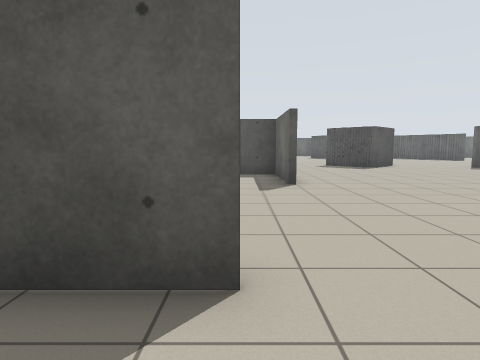
[1] (above)

24 first-person views from a walk through a Stage world. The camera is 1 m above the floor, tilts 6° down and sees 75° across. Floor lines are 1 m apart. The floor is counted in squares, 1 m on a side. Each view is taken from the middle of a square. On the plan, view 1 faces up. The plan holds only what a view shows up to about 12 squares ahead; the rest is blank. Robots are left out.

[2]
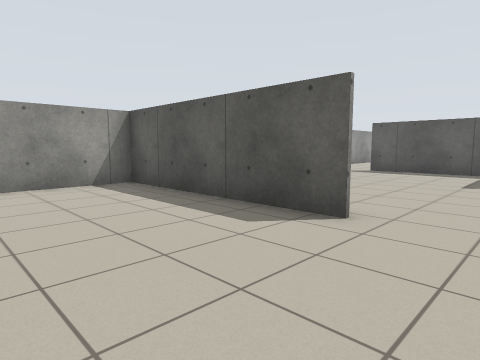

[3]
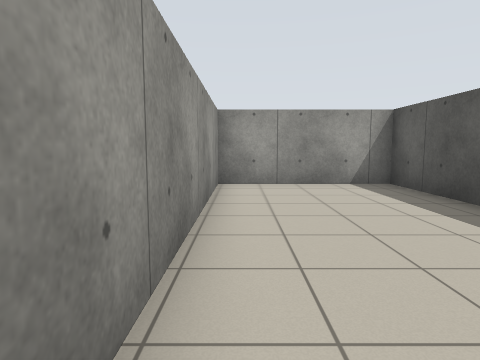

[4]
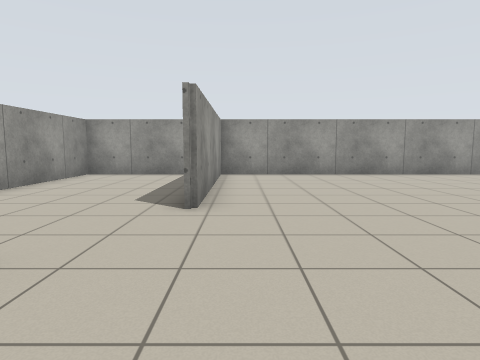

[5]
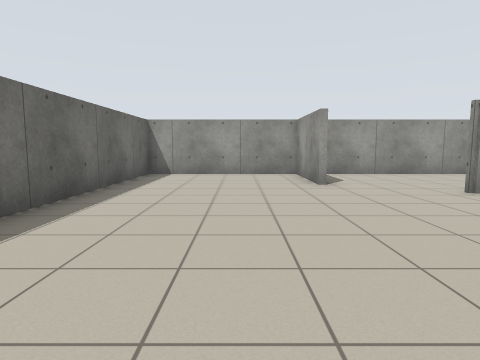

[6]
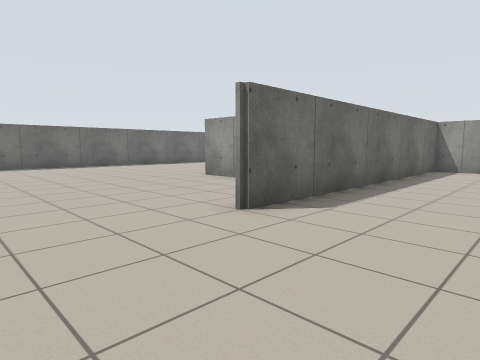

[7]
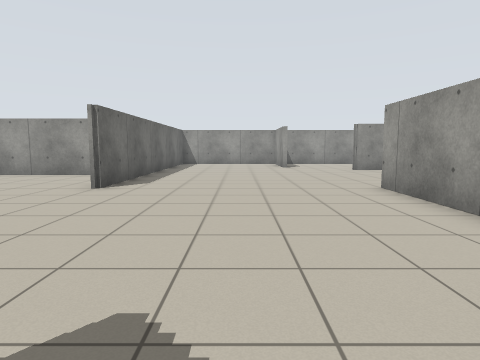

[8]
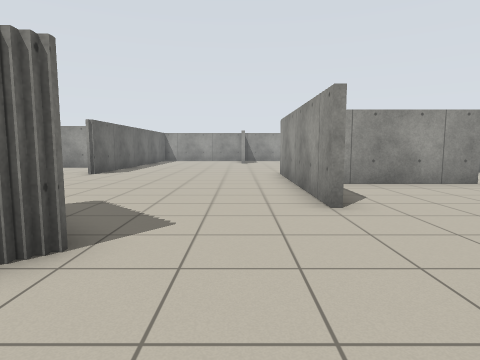

[9]
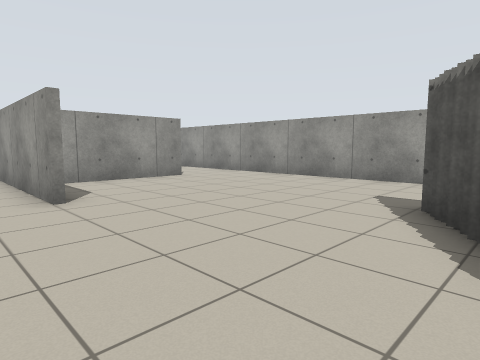

[10]
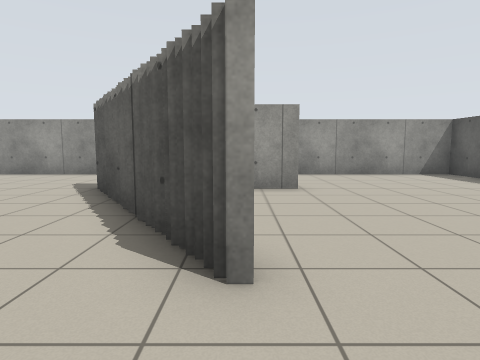

[11]
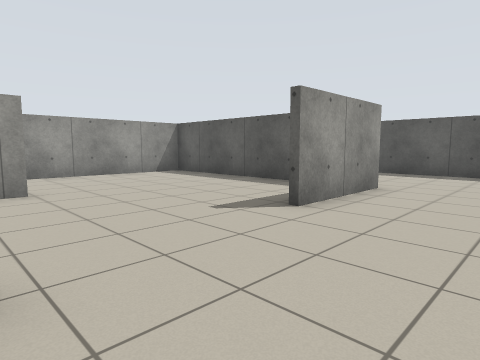

[12]
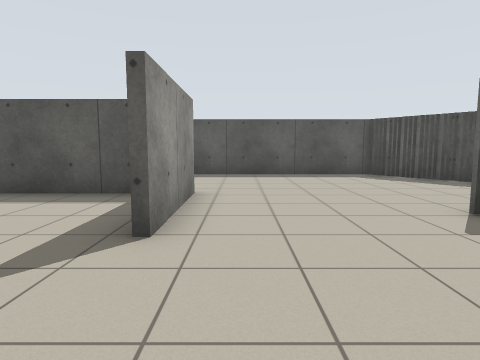

[13]
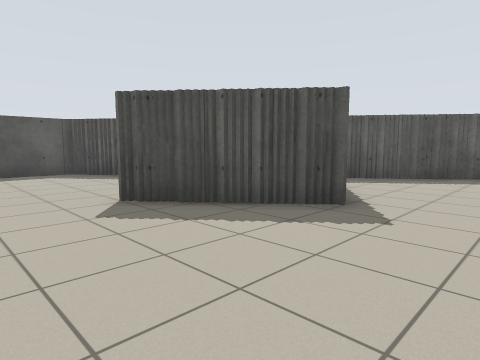

[14]
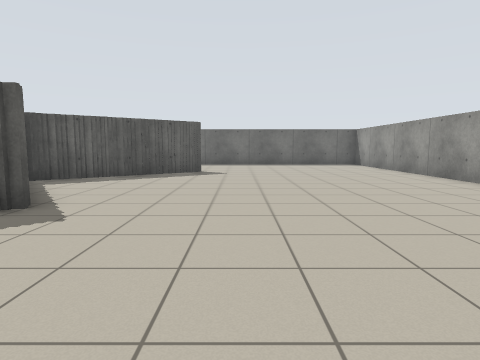

[15]
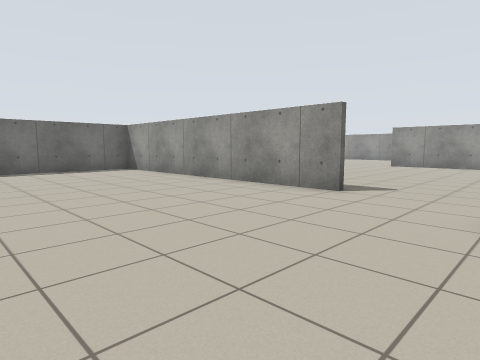

[16]
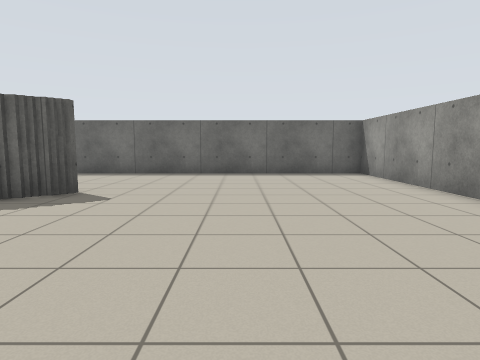

[17]
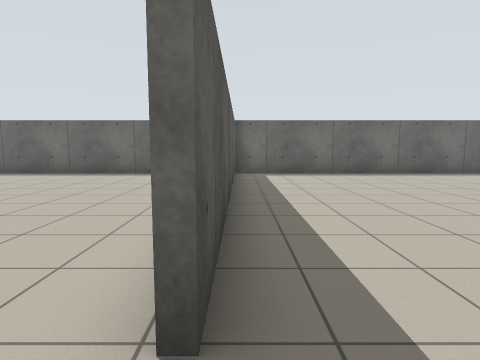

[18]
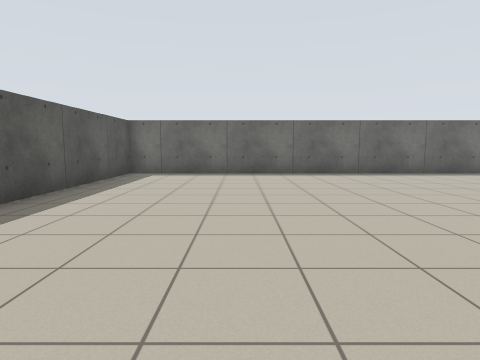

[19]
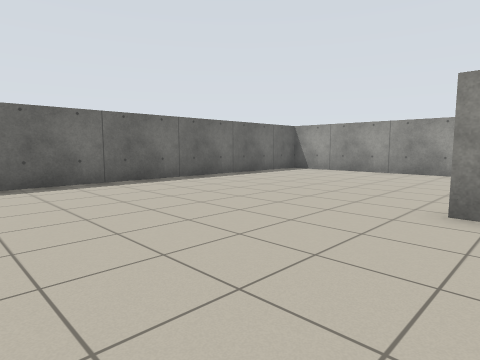

[20]
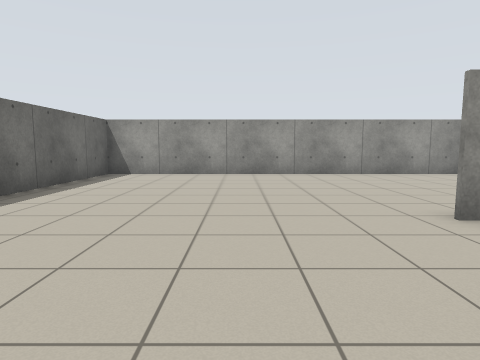

[21]
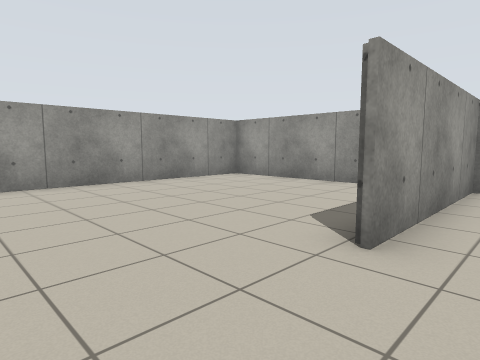

[22]
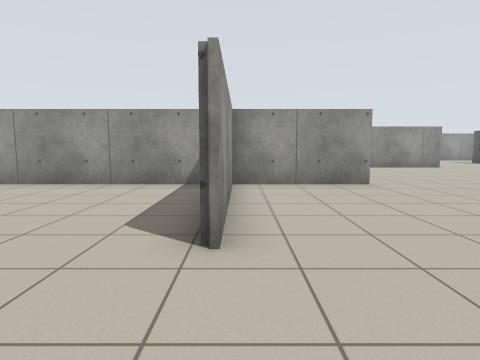

[23]
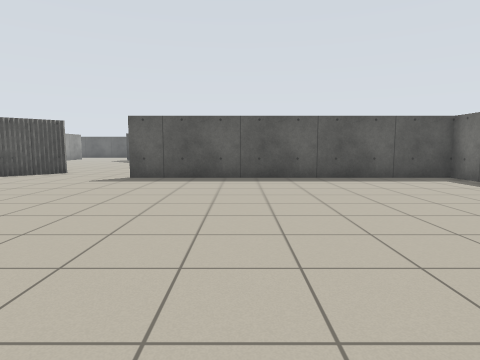

[24]
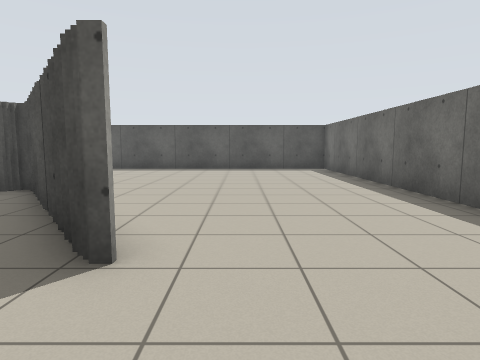

### Floor plan
Points are (right, up) in squares from view 1. A wall is a line through its corners. A room is listed if a view was taken in it or the views show most of it. See-through windows are left out.
Room 1 (views 1, 2, 3)
walls: (0.1, 2.1) (-6.5, 2.1) (-6.5, -2.6) (1.9, -2.6)
ways out: opening at (2, 1) to room 2
Room 2 (views 4, 5, 6, 7, 8, 9, 10, 11, 12, 13, 14, 15, 16, 17, 18, 19, 20, 21, 22, 23, 24)
walls: (8.1, 16.6) (7.6, 16.6); (7, 16) (7, 15.5); (11.4, 15.4) (21.9, 15.4) (21.9, 33.1); (4.9, 17) (4.9, 17.5); (1.5, 15) (1.5, 8.2); (8.6, 8.6) (8.6, 4.8) (14, 4.8); (9.6, 25.7) (8.8, 25.7); (8.6, 26.4) (8.1, 26.4) (8.1, 27); (16.1, 24.1) (16.1, 24.6); (7.7, 27) (7.7, 27.5); (15.8, 24.5) (15.8, 25); (15.5, 24.9) (15.5, 25.5); (17, 23.6) (16.4, 23.6) (16.4, 24.2); (15.2, 25.4) (15.2, 25.9); (14.8, 25.9) (14.8, 26.4); (7.2, 27.5) (7.2, 28); (14.5, 26.2) (14.5, 26.8); (14.2, 26.6) (14.2, 27.1); (13.9, 27) (13.9, 27.5); (1.3, 8.2) (1.3, 11.4) (-1.8, 11.4); (13, 28.1) (12.5, 28.1); (8.6, 4) (8.6, -2.6); (-2.5, 24.5) (-2.5, 23.2); (-3.6, 11.5) (0.4, 11.5); (2, 30.9) (2, 27.4); (-6.5, 18.6) (-6.5, 13.4); (0.8, 30.7) (-6.5, 30.7) (-6.5, 25.1); (9.4, 33) (9.4, 33.5); (-6.5, 11.9) (-6.5, 2.3) (0, 2.3); (8.6, 33.9) (8.6, 34.4); (8.4, 34.2) (8.4, 34.7) (8.1, 34.7) (8.1, 35.1); (2.8, 0.8) (2.8, -2.6) (21.9, -2.6) (21.9, 15.2) (11.4, 15.2); (7.9, 35.5) (0.4, 35.5); (8.4, -2.6) (8.4, 8.5)
ways out: opening at (2, 1) to room 1

Where each view was taken, in squares from view 1:
view 1: 0 up, 0 right, facing up
view 2: 2 down, 2 right, facing up-left
view 3: 2 down, 2 right, facing left
view 4: 3 up, 5 right, facing left
view 5: 9 up, 5 right, facing down
view 6: 12 up, 5 right, facing down-right
view 7: 16 up, 5 right, facing down
view 8: 20 up, 3 right, facing down
view 9: 21 up, 3 right, facing down-left
view 10: 23 up, 5 right, facing left
view 11: 23 up, 5 right, facing up-left
view 12: 24 up, 3 right, facing up
view 13: 23 up, 4 right, facing up-right
view 14: 22 up, 4 right, facing right
view 15: 22 up, 8 right, facing down-right
view 16: 20 up, 10 right, facing right
view 17: 15 up, 10 right, facing right
view 18: 11 up, 10 right, facing right
view 19: 10 up, 13 right, facing down-right
view 20: 9 up, 17 right, facing down
view 21: 6 up, 17 right, facing down-left
view 22: 5 up, 17 right, facing left
view 23: 5 up, 15 right, facing up
view 24: 21 up, 18 right, facing up
